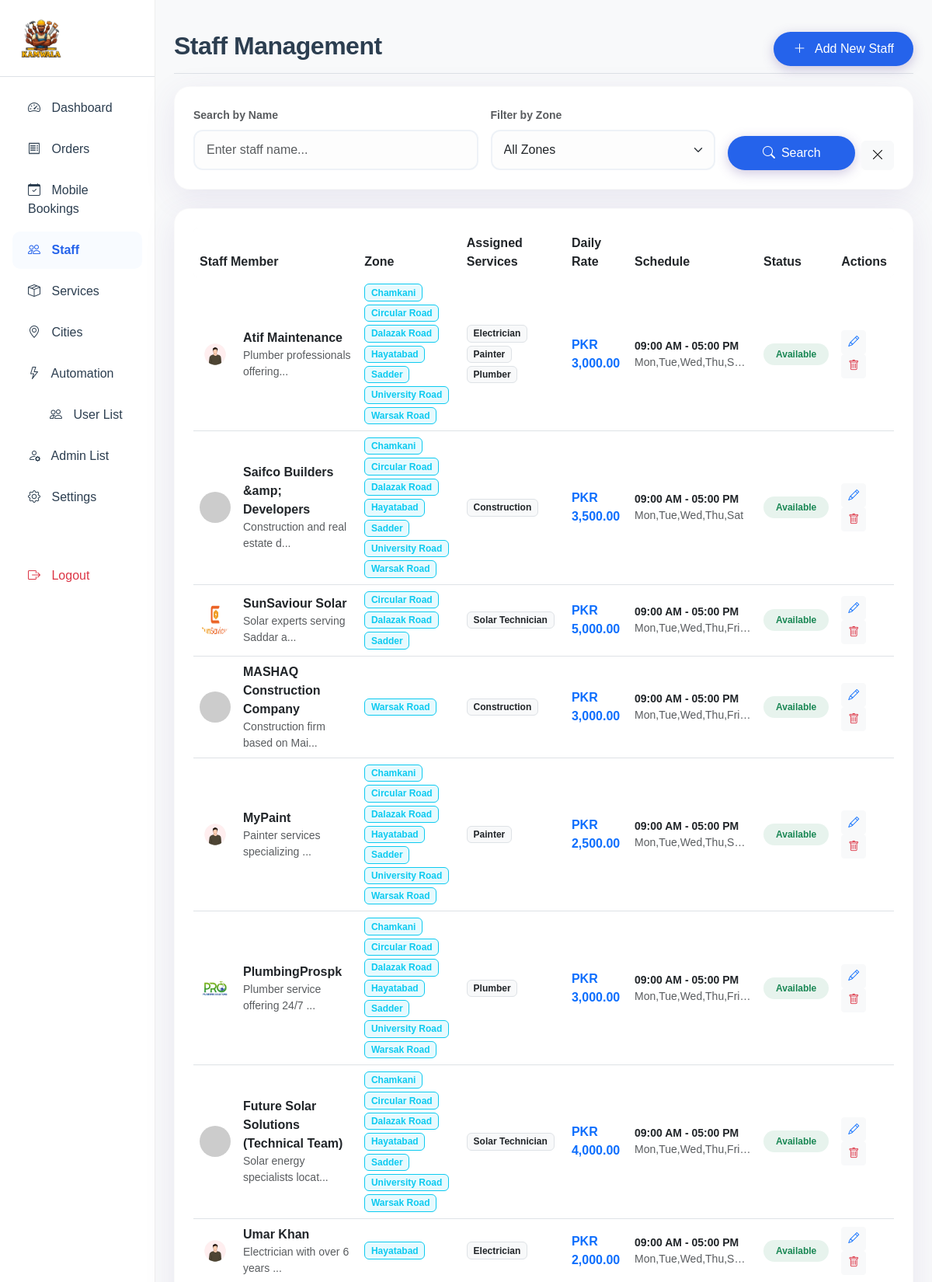
Screenshot of /admin/staff.php (signed in, upper part) with the database file from the repository.
### tables this page shows
CREATE TABLE `staff` (
  `id` int(11) NOT NULL,
  `name` varchar(100) NOT NULL,
  `email` varchar(100) NOT NULL,
  `phone` varchar(20) DEFAULT NULL,
  `bio` text DEFAULT NULL,
  `daily_rate` decimal(10,2) DEFAULT 0.00,
  `city_id` int(11) DEFAULT NULL,
  `avatar` varchar(255) DEFAULT 'default_avatar.png',
  `status` enum('available','busy') DEFAULT 'available',
  `created_at` timestamp NOT NULL DEFAULT current_timestamp(),
  `working_start` time DEFAULT '09:00:00',
  `working_end` time DEFAULT '17:00:00',
  `working_days` varchar(255) DEFAULT 'Mon,Tue,Wed,Thu,Fri'
);

### admin/staff.php (the view, shortened to what this page needs)
<?php
require_once '../includes/db.php';
require_once 'includes/header.php';
$search = isset($_GET['search']) ? sanitize($conn, $_GET['search']) : '';
$page = isset($_GET['page']) ? (int)$_GET['page'] : 1;
$per_page = 40;
$offset = ($page - 1) * $per_page;
$where_clauses = [];
$where_sql = !empty($where_clauses) ? 'WHERE ' . implode(' AND ', $where_clauses) : '';
$staff_query = "SELECT s.*,
                GROUP_CONCAT(DISTINCT c.name SEPARATOR ', ') as city_names,
                GROUP_CONCAT(DISTINCT c.id) as city_ids,
                GROUP_CONCAT(DISTINCT svc.name SEPARATOR ', ') as service_names,
                GROUP_CONCAT(DISTINCT svc.id) as service_ids
                FROM staff s
                LEFT JOIN city_staff cs ON s.id = cs.staff_id
                LEFT JOIN cities c ON cs.city_id = c.id
                LEFT JOIN staff_services ss ON s.id = ss.staff_id
                LEFT JOIN services svc ON ss.service_id = svc.id
                $where_sql
                GROUP BY s.id
                ORDER BY s.created_at DESC
                LIMIT $per_page OFFSET $offset";
$staff_result = $conn->query($staff_query);
?>
<div class="d-flex justify-content-between flex-wrap flex-md-nowrap align-items-center pt-3 pb-2 mb-3 border-bottom">
    <h1 class="h2 fw-bold">Staff Management</h1>
    <div class="btn-toolbar mb-2 mb-md-0">
        <button type="button" class="btn btn-primary-soft" data-bs-toggle="modal" data-bs-target="#staffModal" onclick="resetForm()">
            <i class="bi bi-plus-lg me-2"></i> Add New Staff
        </button>
    </div>
</div>
<div class="antigravity-card p-4 mb-4">
    <form method="GET" action="staff.php" class="row g-3">
        <div class="col-md-5">
            <label class="form-label small text-muted fw-bold">Search by Name</label>
            <input type="text" name="search" class="form-control form-control-clean" placeholder="Enter staff name..." value="<?php echo htmlspecialchars($search); ?>">
        </div>
        <div class="col-md-4">
            <label class="form-label small text-muted fw-bold">Filter by Zone</label>
            <select name="city_filter" class="form-select form-control-clean">
                <option value="0">All Zones</option>
            </select>
        </div>
        <div class="col-md-3 d-flex align-items-end gap-2">
            <button type="submit" class="btn btn-primary-soft flex-grow-1">
                <i class="bi bi-search me-2"></i>Search
            </button>
            <a href="staff.php" class="btn btn-light">
                <i class="bi bi-x-lg"></i>
            </a>
        </div>
    </form>
</div>
<div class="antigravity-card p-4">
    <div class="table-responsive">
        <table class="table table-hover align-middle">
            <thead class="bg-light">
                <tr>
                    <th class="border-0 rounded-start">Staff Member</th>
                    <th class="border-0">Zone</th>
                    <th class="border-0">Assigned Services</th>
                    <th class="border-0">Daily Rate</th>
                    <th class="border-0">Schedule</th>
                    <th class="border-0">Status</th>
                    <th class="border-0 rounded-end">Actions</th>
                </tr>
            </thead>
            <tbody>
                <?php if ($staff_result->num_rows > 0): ?>
                    <?php while($staff = $staff_result->fetch_assoc()): ?>
                        <tr>
                            <td>
                                <div class="d-flex align-items-center">
                                    <img src="../assets/img/<?php echo $staff['avatar']; ?>"
                                         onerror="this.src='https://ui-avatars.com/api/?name=<?php echo urlencode($staff['name']); ?>&background=random'"
                                         class="rounded-circle me-3" width="40" height="40" alt="Avatar">
                                    <div>
                                        <div class="fw-bold"><?php echo htmlspecialchars($staff['name']); ?></div>
                                        <div class="small text-muted"><?php echo htmlspecialchars(substr($staff['bio'], 0, 30)) . '...'; ?></div>
                                    </div>
                                </div>
                            </td>
                            <td>
                                <?php if($staff['city_names']): ?>
                                    <div class="d-flex flex-wrap gap-1" style="max-width: 200px;">
                                        <?php foreach(explode(', ', $staff['city_names']) as $cname): ?>
                                            <span class="badge bg-info bg-opacity-10 text-info border border-info"><?php echo htmlspecialchars($cname); ?></span>
                                        <?php endforeach; ?>
                                    </div>
                                <?php else: ?>
                                    <span class="text-muted small fst-italic">Not Assigned</span>
                                <?php endif; ?>
                            </td>
                            <td>
                                <?php if($staff['service_names']): ?>
                                    <div class="d-flex flex-wrap gap-1" style="max-width: 200px;">
                                        <?php foreach(explode(', ', $staff['service_names']) as $sname): ?>
                                            <span class="badge bg-light text-dark border"><?php echo htmlspecialchars($sname); ?></span>
                                        <?php endforeach; ?>
                                    </div>
                                <?php else: ?>
                                    <span class="text-muted small fst-italic">No services assigned</span>
                                <?php endif; ?>
                            </td>
                            <td>
                                <span class="fw-bold text-primary">PKR <?php echo number_format($staff['daily_rate'], 2); ?></span>
                            </td>
                            <td>
                                <div class="small fw-bold">
                                    <?php echo date('h:i A', strtotime($staff['working_start'])); ?> -
                                    <?php echo date('h:i A', strtotime($staff['working_end'])); ?>
                                </div>
                                <div class="small text-muted text-truncate" style="max-width: 150px;">
                                    <?php echo htmlspecialchars($staff['working_days']); ?>
                                </div>
                            </td>
                            <td>
                                <?php if($staff['status'] == 'available'): ?>
                                    <span class="badge bg-success bg-opacity-10 text-success px-3 py-2 rounded-pill">Available</span>
                                <?php else: ?>
                                    <span class="badge bg-danger bg-opacity-10 text-danger px-3 py-2 rounded-pill">Busy</span>
                                <?php endif; ?>
                            </td>
                            <td>
                                <button class="btn btn-sm btn-light text-primary me-1"
                                        onclick='editStaff(<?php echo json_encode($staff); ?>)'>
                                    <i class="bi bi-pencil"></i>
                                </button>
                                <a href="staff.php?delete=<?php echo $staff['id']; ?>" class="btn btn-sm btn-light text-danger" onclick="return confirm('Are you sure?')">
                                    <i class="bi bi-trash"></i>
                                </a>
                            </td>
                        </tr>
                    <?php endwhile; ?>
                <?php else: ?>
                    <tr><td colspan="5" class="text-center py-4 text-muted">No staff members found.</td></tr>
                <?php endif; ?>
            </tbody>
        </table>
    </div>
</div>
<?php require_once 'includes/footer.php'; ?>

### assets/css/style.css (style rules this page uses)
:root { --primary-color: #2563EB; --secondary-color: #f8f9fa; --accent-color: #6fcbe0; --text-dark: #2c3e50; --text-light: #8c9091; --white: #ffffff; --glass-bg: rgba(255, 255, 255, 0.9); --glass-border: rgba(255, 255, 255, 0.5); --shadow-soft: 0 10px 40px rgba(97, 73, 157, 0.1); --shadow-hover: 0 20px 50px rgba(97, 73, 157, 0.2); --radius-lg: 20px; --radius-md: 12px; --font-main: 'Poppins', sans-serif; }
body { font-family: var(--font-main); background-color: var(--secondary-color); color: var(--text-dark); -webkit-font-smoothing: antialiased; }
.antigravity-card { background: var(--white); border-radius: var(--radius-lg); box-shadow: var(--shadow-soft); border: 1px solid rgba(0, 0, 0, 0.02); transition: transform 0.3s ease, box-shadow 0.3s ease; overflow: hidden; }
.btn-primary-soft { background-color: var(--primary-color); color: var(--white); border: none; border-radius: 50px; padding: 10px 25px; font-weight: 500; box-shadow: 0 4px 15px rgba(97, 73, 157, 0.3); transition: all 0.3s ease; }
.form-control-clean { border: 2px solid #eef2f7; border-radius: var(--radius-md); padding: 12px 15px; background-color: #fdfdfd; transition: all 0.3s ease; }
h1, h2, h3, h4, h5, h6 { font-weight: 600; letter-spacing: -0.5px; }

### rows the page displays
staff: avatar (picture), name "Atif Maintenance", bio "Plumber professionals offering", cname "Chamkani", cname "Circular Road", cname "Dalazak Road", cname "Hayatabad", cname "Sadder", cname "University Road", cname "Warsak Road", sname "Electrician", sname "Painter", sname "Plumber", daily_rate "3,000.00", working_start "09:00 AM", working_end "05:00 PM", working_days "Mon,Tue,Wed,Thu,S…", status "Available"
staff: name "Saifco Builders &amp; Developers", bio "Construction and real estate d", cname "Chamkani", cname "Circular Road", cname "Dalazak Road", cname "Hayatabad", cname "Sadder", cname "University Road", cname "Warsak Road", sname "Construction", daily_rate "3,500.00", working_start "09:00 AM", working_end "05:00 PM", working_days "Mon,Tue,Wed,Thu,Sat", status "Available"
staff: avatar (picture), name "SunSaviour Solar", bio "Solar experts serving Saddar a", cname "Circular Road", cname "Dalazak Road", cname "Sadder", sname "Solar Technician", daily_rate "5,000.00", working_start "09:00 AM", working_end "05:00 PM", working_days "Mon,Tue,Wed,Thu,Fri…", status "Available"
staff: name "MASHAQ Construction Company", bio "Construction firm based on Mai", cname "Warsak Road", sname "Construction", daily_rate "3,000.00", working_start "09:00 AM", working_end "05:00 PM", working_days "Mon,Tue,Wed,Thu,Fri…", status "Available"
staff: avatar (picture), name "MyPaint", bio "Painter services specializing", cname "Chamkani", cname "Circular Road", cname "Dalazak Road", cname "Hayatabad", cname "Sadder", cname "University Road", cname "Warsak Road", sname "Painter", daily_rate "2,500.00", working_start "09:00 AM", working_end "05:00 PM", working_days "Mon,Tue,Wed,Thu,S…", status "Available"
staff: avatar (picture), name "PlumbingProspk", bio "Plumber service offering 24/7", cname "Chamkani", cname "Circular Road", cname "Dalazak Road", cname "Hayatabad", cname "Sadder", cname "University Road", cname "Warsak Road", sname "Plumber", daily_rate "3,000.00", working_start "09:00 AM", working_end "05:00 PM", working_days "Mon,Tue,Wed,Thu,Fri…", status "Available"
staff: name "Future Solar Solutions (Technical Team)", bio "Solar energy specialists locat", cname "Chamkani", cname "Circular Road", cname "Dalazak Road", cname "Hayatabad", cname "Sadder", cname "University Road", cname "Warsak Road", sname "Solar Technician", daily_rate "4,000.00", working_start "09:00 AM", working_end "05:00 PM", working_days "Mon,Tue,Wed,Thu,Fri…", status "Available"
staff: avatar (picture), name "Umar Khan", bio "Electrician with over 6 years", cname "Hayatabad", sname "Electrician", daily_rate "2,000.00", working_start "09:00 AM", working_end "05:00 PM", working_days "Mon,Tue,Wed,Thu,S…", status "Available"
